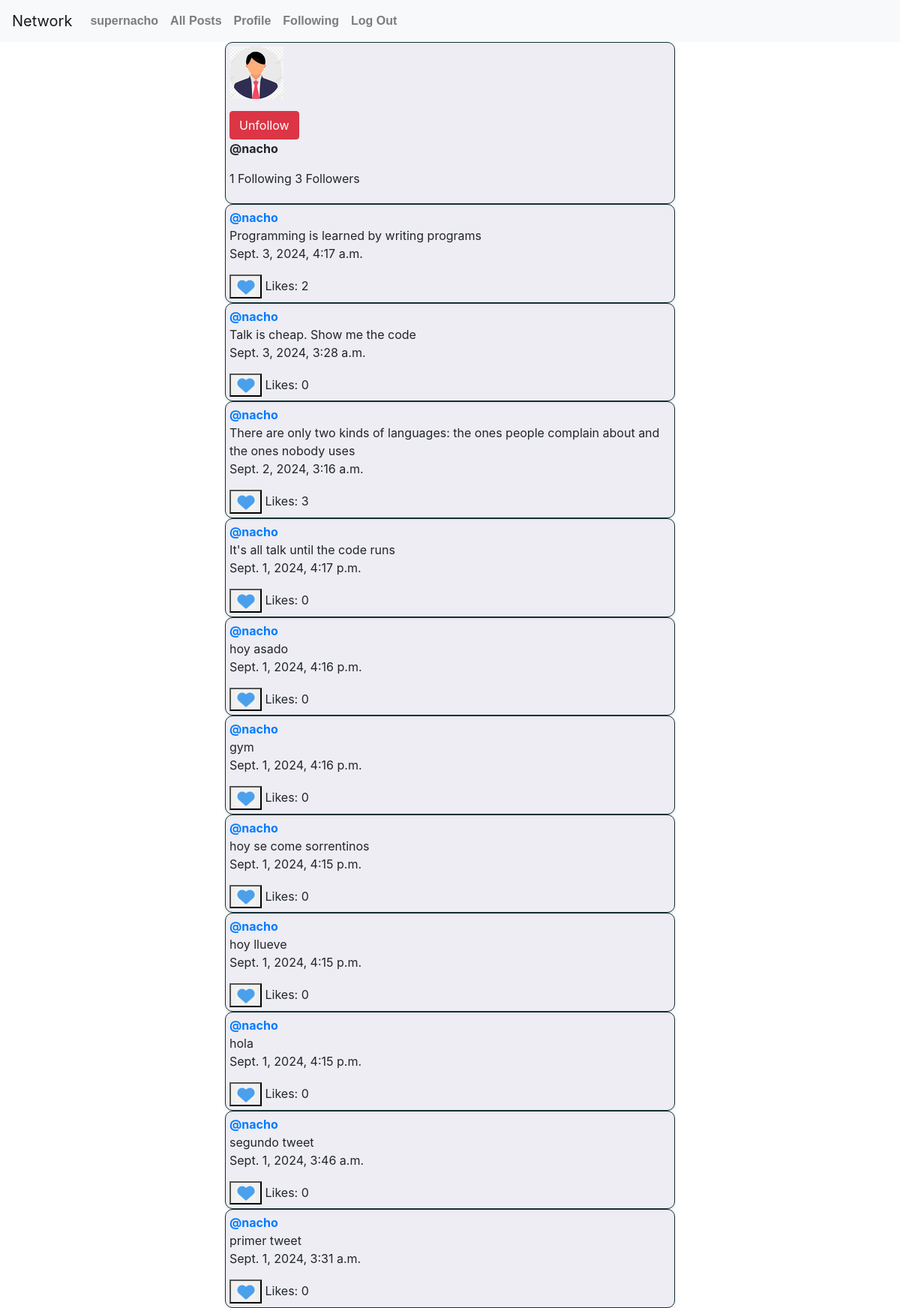
/nacho (signed in), run on the app's committed database.
### network/models.py (models this page shows)
class User(AbstractUser):
    following = models.ManyToManyField('self', symmetrical=False, blank=True, related_name="followers")

class Tweet(models.Model):
    content = models.TextField()
    users_liked = models.ManyToManyField(User, blank=True, related_name="liked_tweets")
    owner = models.ForeignKey(User, on_delete=models.CASCADE)
    timestamp = models.DateTimeField(auto_now_add=True)

### network/views.py (the view)
# urls.py: path("<str:name>", views.profile, name="profile"),
@login_required
def profile(request, name):
    if request.method == "GET":
        user_profile = User.objects.get(username=name)
        followers = user_profile.followers.all()
        following = user_profile.following.all()
        if request.user == user_profile:
            same_user = True
        else:
            same_user = False
        if user_profile in request.user.following.all():
            is_following = True
        else:
            is_following = False
        return render(request, "network/profile.html",{
            "followers": followers,
            "following": following,
            "is_following": is_following,
            "same_user": same_user,
            "profile_owner": user_profile,
            "tweets": Tweet.objects.filter(owner=user_profile).order_by('-timestamp')
            })

### network/templates/network/profile.html (shortened to what this page needs)
{% extends "network/layout.html" %}
{% load static %}
{% block body %}
{% if user.is_authenticated %}
<div class="profile-header">
    <p><img src="{% static 'network/profile-pic.png' %}" alt="pic" ></p>
    {% if not same_user %}
        {% if is_following %}
        <form action="{% url 'unfollow' %}" method="post">
            <button type="submit" class="btn btn-danger">Unfollow</button>
        </form>
        {% endif %}
    {% endif %}
    <div>
        <p><strong>@{{ profile_owner }}</strong></p>
        <span> {{ following.count }} Following</span>
        <span> {{ followers.count }} Followers</span>
    </div>
</div>
{% for tweet in tweets %}
<div class="tweet" data-id="{{ tweet.id }}">
    <a  href="{% url 'profile' tweet.owner %}"><strong>@{{ tweet.owner }}</strong> </a>
    <div class="content">
      <span> {{ tweet.content }}</span>
    </div>
    <p> {{ tweet.timestamp }}</p>
    <div class="like-count">
      {% if user.is_authenticated %}
      <button  class="like" ><img src="{% static 'network/heart.png' %}" alt="Like" ></button>
      {% endif %}
      <span>Likes: </span>
      <span class="like-count-value">{{tweet.users_liked.count}}</span>
    </div>
</div>
{% endfor %}
{% endif %}
{% endblock %}

### network/templates/network/layout.html (shortened to what this page needs)
{% load static %}
<!DOCTYPE html>
<html lang="en">
    <head>
        <link rel="stylesheet" href="https://stackpath.bootstrapcdn.com/bootstrap/4.4.1/css/bootstrap.min.css">
        <link href="{% static 'network/styles.css' %}" rel="stylesheet">
    </head>
    <body>
        <nav class="navbar navbar-expand-lg navbar-light bg-light">
            <a class="navbar-brand" href="#">Network</a>
            <div>
              <ul class="navbar-nav mr-auto">
                {% if user.is_authenticated %}
                    <li class="nav-item">
                        <a class="nav-link" href="#"><strong>{{ user.username }}</strong></a>
                    </li>
                {% endif %}
                <li class="nav-item">
                  <a class="nav-link" href="{% url 'index' %}">All Posts</a>
                </li>
                {% if user.is_authenticated %}
                    <li class="nav-item">
                        <a class="nav-link" href="{% url 'profile' request.user %}">Profile</a>
                    </li>
                    <li class="nav-item">
                        <a class="nav-link" href="{% url 'following' %}">Following</a>
                    </li>
                    <li class="nav-item">
                        <a class="nav-link" href="{% url 'logout' %}">Log Out</a>
                    </li>
                {% endif %}
              </ul>
            </div>
          </nav>
        <div class="body">
            {% block body %}
            {% endblock %}
        </div>
    </body>
</html>

### network/static/network/styles.css (style rules this page uses)
.tweet { background-color: #e5e5eeab; border: 1px solid #132f33; padding: 5px; border-radius: 10px; box-shadow: 0 2px 4px rgba(0, 0, 0, 0.1); width: 100%; max-width: 600px; margin: 0 auto; }
.profile-header { background-color: #e5e5eeab; border: 1px solid #132f33; padding: 5px; border-radius: 10px; box-shadow: 0 2px 4px rgba(0, 0, 0, 0.1); width: 100%; max-width: 600px; margin: 0 auto; }
.nav-link { font-family: sans-serif; font-weight: bold; font-size: 16px; }

### data on the page
User: username "supernacho"
User: username "nacho"
Tweet: owner "nacho", content "Programming is learned by writing programs", timestamp "Sept. 3, 2024, 4:17 a.m.", users_liked.count "2"
Tweet: owner "nacho", content "Talk is cheap. Show me the code", timestamp "Sept. 3, 2024, 3:28 a.m.", users_liked.count "0"
Tweet: owner "nacho", content "There are only two kinds of languages: the ones people complain about and the ones nobody uses", timestamp "Sept. 2, 2024, 3:16 a.m.", users_liked.count "3"
Tweet: owner "nacho", content "It's all talk until the code runs", timestamp "Sept. 1, 2024, 4:17 p.m.", users_liked.count "0"
Tweet: owner "nacho", content "hoy asado", timestamp "Sept. 1, 2024, 4:16 p.m.", users_liked.count "0"
Tweet: owner "nacho", content "gym", timestamp "Sept. 1, 2024, 4:16 p.m.", users_liked.count "0"
Tweet: owner "nacho", content "hoy se come sorrentinos", timestamp "Sept. 1, 2024, 4:15 p.m.", users_liked.count "0"
Tweet: owner "nacho", content "hoy llueve", timestamp "Sept. 1, 2024, 4:15 p.m.", users_liked.count "0"
Tweet: owner "nacho", content "hola", timestamp "Sept. 1, 2024, 4:15 p.m.", users_liked.count "0"
Tweet: owner "nacho", content "segundo tweet", timestamp "Sept. 1, 2024, 3:46 a.m.", users_liked.count "0"
Tweet: owner "nacho", content "primer tweet", timestamp "Sept. 1, 2024, 3:31 a.m.", users_liked.count "0"

### other printed values
{{ following.count }} "1"
{{ followers.count }} "3"
